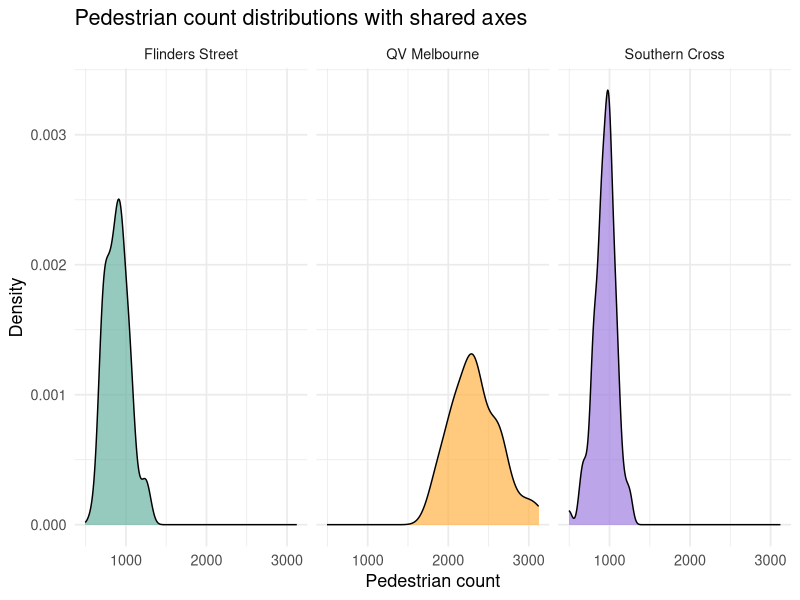
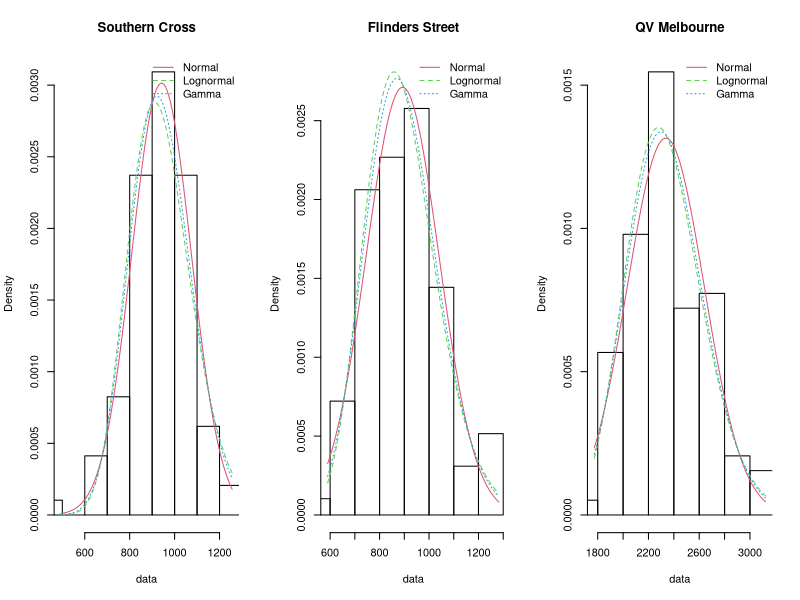
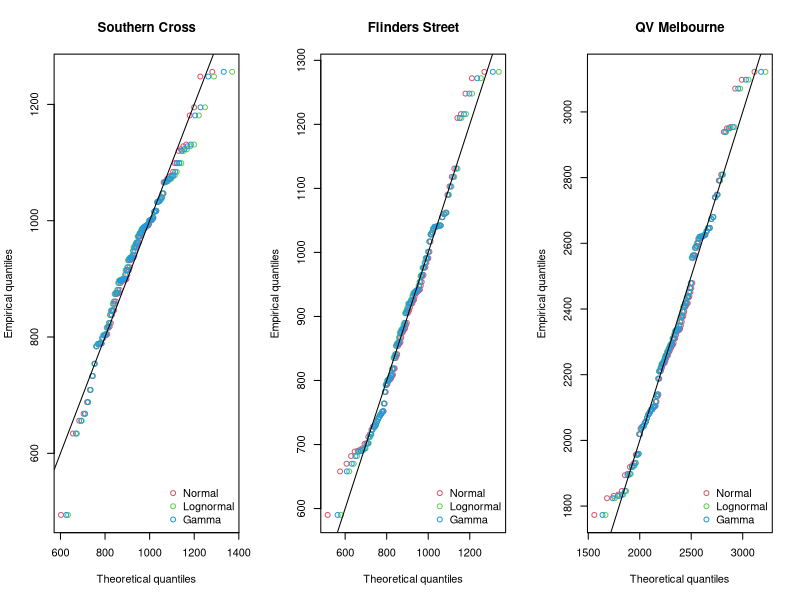

The R script that drew these images, in order: (Note: this script raises an error after producing the figures.)
## ---- chunk 1
library(tidyverse)
## ---- chunk 2
#| label: task1
#| echo: true
#| message: false
#| warning: false
#| fig-cap: "Descriptive summaries, density plots, and fitted distributions for pedestrian counts."

# Load packages
library(tidyverse)
library(fitdistrplus)
library(gridExtra)
library(scales)

# Read the dataset
pedestrian_df <- read_csv("data/pedestrians.csv")

# Descriptive summary table
desc_table <- pedestrian_df |>
  summarise(
    Southern_Cross_Mean   = mean(southern_cross),
    Southern_Cross_SD     = sd(southern_cross),
    Southern_Cross_Min    = min(southern_cross),
    Southern_Cross_Max    = max(southern_cross),
    Southern_Cross_Median = median(southern_cross),
    Southern_Cross_IQR    = paste0(quantile(southern_cross, 0.25), " – ", quantile(southern_cross, 0.75)),

    Flinders_Street_Mean   = mean(flinders_street),
    Flinders_Street_SD     = sd(flinders_street),
    Flinders_Street_Min    = min(flinders_street),
    Flinders_Street_Max    = max(flinders_street),
    Flinders_Street_Median = median(flinders_street),
    Flinders_Street_IQR    = paste0(quantile(flinders_street, 0.25), " – ", quantile(flinders_street, 0.75)),

    QV_Melbourne_Mean   = mean(qv_melbourne),
    QV_Melbourne_SD     = sd(qv_melbourne),
    QV_Melbourne_Min    = min(qv_melbourne),
    QV_Melbourne_Max    = max(qv_melbourne),
    QV_Melbourne_Median = median(qv_melbourne),
    QV_Melbourne_IQR    = paste0(quantile(qv_melbourne, 0.25), " – ", quantile(qv_melbourne, 0.75))
  )

desc_table_tidy <- tibble(
  Statistic = c("Mean", "Standard Deviation", "Minimum", "Maximum", "Median (50%)", "IQR (25–75%)"),
  `Southern Cross` = c(
    round(desc_table$Southern_Cross_Mean, 1),
    round(desc_table$Southern_Cross_SD, 1),
    desc_table$Southern_Cross_Min,
    desc_table$Southern_Cross_Max,
    desc_table$Southern_Cross_Median,
    desc_table$Southern_Cross_IQR
  ),
  `Flinders Street` = c(
    round(desc_table$Flinders_Street_Mean, 1),
    round(desc_table$Flinders_Street_SD, 1),
    desc_table$Flinders_Street_Min,
    desc_table$Flinders_Street_Max,
    desc_table$Flinders_Street_Median,
    desc_table$Flinders_Street_IQR
  ),
  `QV Melbourne` = c(
    round(desc_table$QV_Melbourne_Mean, 1),
    round(desc_table$QV_Melbourne_SD, 1),
    desc_table$QV_Melbourne_Min,
    desc_table$QV_Melbourne_Max,
    desc_table$QV_Melbourne_Median,
    desc_table$QV_Melbourne_IQR
  )
)

knitr::kable(desc_table_tidy,
  caption = "Descriptive summary of pedestrian counts at three Melbourne sites."
)

# Density plots for each site
ped_long <- pedestrian_df |>
  pivot_longer(cols = everything(),
               names_to = "Site", values_to = "Count") |>
  mutate(Site = recode(Site,
                       "southern_cross" = "Southern Cross",
                       "flinders_street" = "Flinders Street",
                       "qv_melbourne" = "QV Melbourne"))

# Combined density plot
ggplot(ped_long, aes(x = Count, fill = Site)) +
  geom_density(alpha = 0.7, color = "black") +
  facet_wrap(~ Site, ncol = 3, scales = "fixed") +
  scale_fill_manual(values = c("#69b3a2", "#ffb347", "#a17fe0")) +
  labs(x = "Pedestrian count", y = "Density",
       title = "Pedestrian count distributions with shared axes") +
  theme_minimal(base_size = 13) +
  theme(legend.position = "none")


# Fit Normal, Lognormal and Gamma models (MLE)
fit_norm_s  <- fitdist(pedestrian_df$southern_cross,  "norm")
fit_logn_s  <- fitdist(pedestrian_df$southern_cross,  "lnorm")
fit_gamma_s <- fitdist(pedestrian_df$southern_cross,  "gamma")

fit_norm_f  <- fitdist(pedestrian_df$flinders_street, "norm")
fit_logn_f  <- fitdist(pedestrian_df$flinders_street, "lnorm")
fit_gamma_f <- fitdist(pedestrian_df$flinders_street, "gamma")

fit_norm_qv  <- fitdist(pedestrian_df$qv_melbourne,  "norm")
fit_logn_qv  <- fitdist(pedestrian_df$qv_melbourne,  "lnorm")
fit_gamma_qv <- fitdist(pedestrian_df$qv_melbourne,  "gamma")

# Compare fitted models visually
par(mfrow = c(1,3))
plot.legend <- c("Normal", "Lognormal", "Gamma")

denscomp(list(fit_norm_s, fit_logn_s, fit_gamma_s),
         legendtext = plot.legend, main = "Southern Cross")
denscomp(list(fit_norm_f, fit_logn_f, fit_gamma_f),
         legendtext = plot.legend, main = "Flinders Street")
denscomp(list(fit_norm_qv, fit_logn_qv, fit_gamma_qv),
         legendtext = plot.legend, main = "QV Melbourne")

# QQ plots for goodness of fit
par(mfrow = c(1,3))
qqcomp(list(fit_norm_s, fit_logn_s, fit_gamma_s),
       legendtext = plot.legend, main = "Southern Cross")
qqcomp(list(fit_norm_f, fit_logn_f, fit_gamma_f),
       legendtext = plot.legend, main = "Flinders Street")
qqcomp(list(fit_norm_qv, fit_logn_qv, fit_gamma_qv),
       legendtext = plot.legend, main = "QV Melbourne")

## ---- chunk 3
#| label: task2-approach1
#| echo: true
#| message: false
#| warning: false
#| fig-cap: "Empirical 90th percentiles with 95% bootstrap confidence intervals for each site."
library(tidyverse)



#bootstrap 90th percentile
boot_q90 <- function(x, p = 0.9, B = 5000) {
  q_hat <- quantile(x, probs = p, type = 7)
  boots <- replicate(B, quantile(sample(x, replace = TRUE), probs = p, type = 7))
  ci <- quantile(boots, c(0.025, 0.975))
  tibble(q90 = as.numeric(q_hat),
         lower = as.numeric(ci[1]),
         upper = as.numeric(ci[2]))
}

# compute for all three sites
q90_results <- tibble(
  Site = c("Southern Cross", "Flinders Street", "QV Melbourne")
) |>
  bind_cols(bind_rows(
    boot_q90(pedestrian_df$southern_cross, 0.9, B),
    boot_q90(pedestrian_df$flinders_street, 0.9, B),
    boot_q90(pedestrian_df$qv_melbourne, 0.9, B)
  ))

# display table
knitr::kable(q90_results, digits = 1,
  caption = "Task 2 (Approach 1): Empirical 90th percentiles and 95% bootstrap confidence intervals.")
